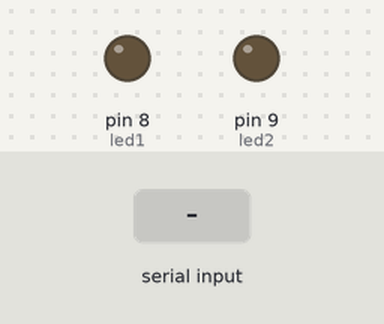
Recording of a sketch running on a simulated Arduino Uno, built with avr-gcc and run on an emulated ATmega328P. Shown: output pins drawn as LEDs (lit = HIGH). Inputs (shaded band) come from the test bench.

Above: at 1.7 s.
1.8 s: "1" received over the second serial link
At 2.5 s:
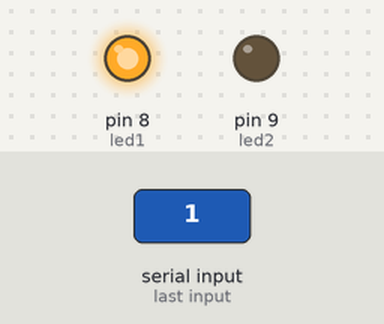
3.3 s: "2" received over the second serial link
At 3.7 s:
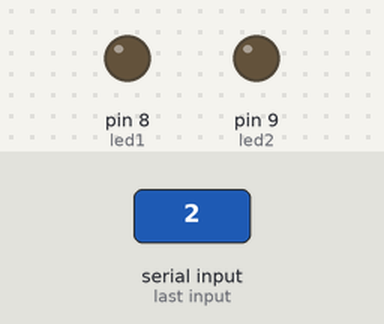
4.8 s: "3" received over the second serial link
At 6.0 s:
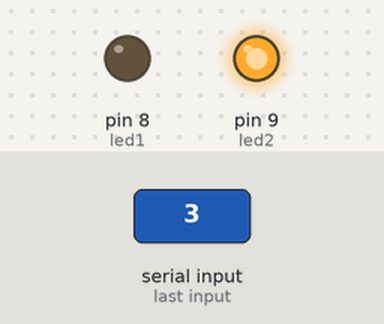
6.3 s: "4" received over the second serial link
At 7.2 s:
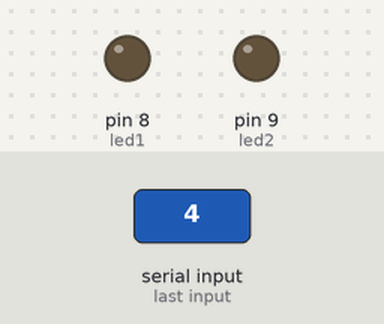
Timing chart, 0 to 8.8 s (numbered marks = the images above; inputs shaded):
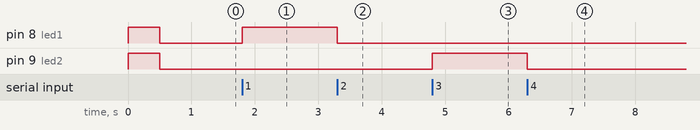

The sketch:

Control_BT_Leds.ino
```cpp
//Control de dos leds mediante bluetooth.

#include <SoftwareSerial.h>

SoftwareSerial miBT(2,3);   //Rx, Tx
int DATO;// = 0;
int led1 = 8;
int led2 = 9;

void setup() {
  Serial.begin(9600);
  miBT.begin(38400);  //Velocidad de comunic. por defecto para el módulo bluetooth
  pinMode(led1, OUTPUT);
  pinMode(led2, OUTPUT);
  digitalWrite(led1, HIGH);
  digitalWrite(led2, HIGH);
  delay(500);
  digitalWrite(led1, LOW);
  digitalWrite(led2, LOW);
  miBT.println("Listo");
  miBT.println("led1 y led2 apagados");
  miBT.println("Usa los numeros: 1, 2, 3, 4");
}

void loop() {

  if (miBT.available()) {

    DATO = miBT.read();
    if (DATO == '1'){
      digitalWrite(led1, HIGH);
      miBT.println("led1 on");
    }
    if (DATO == '2'){
      digitalWrite(led1, LOW);
      miBT.println("led1 off");
    }

    if (DATO == '3'){
      digitalWrite(led2, HIGH);
      miBT.println("led2 on");
    }
    if (DATO == '4'){
      digitalWrite(led2, LOW);
      miBT.println("led2 off");
    }
  }


  }
```

Measured:
- after the input at 1.8 s, pin 8 (led1): LOW → HIGH at once
- after the input at 3.3 s, pin 8 (led1): HIGH → LOW at once
- after the input at 4.8 s, pin 9 (led2): LOW → HIGH at once
- after the input at 6.3 s, pin 9 (led2): HIGH → LOW at once
